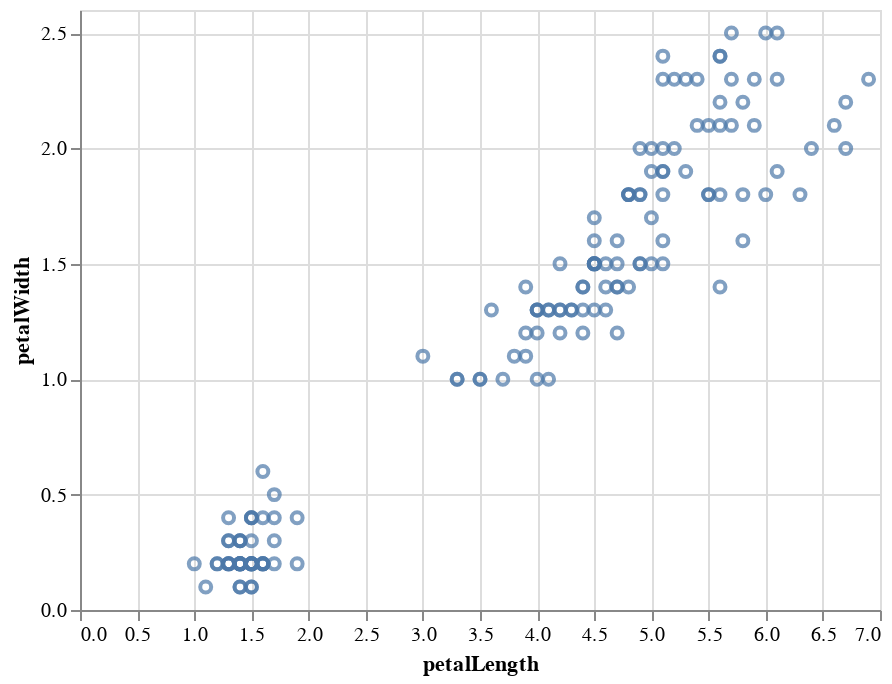

Notebook source saved alongside this figure:
### Markdown cell above
## 3 Simple Interactions

One of the nicest features of Altair is the grammar of interaction that it provides.
The simplest kind of interaction is the ability to pan and zoom along charts; Altair contains a shortcut to enable this via the ``interactive()`` method:

### Code cell
alt.Chart(iris).mark_point().encode(
    x='petalLength',
    y='petalWidth'
).interactive()

### Figure 1 — Vega-Lite specification as saved in the notebook (floating-point values rounded to 4 significant figures; data arrays with more than 128 entries replaced by an {"elided": "..."} marker saying what was removed)
{"config": {"view": {"continuousWidth": 400, "continuousHeight": 300}}, "data": {"name": "data-a264acbd6e539a8b3afc0cb5f240fb57"}, "mark": "point", "encoding": {"x": {"field": "petalLength", "type": "quantitative"}, "y": {"field": "petalWidth", "type": "quantitative"}}, "selection": {"selector001": {"type": "interval", "bind": "scales", "encodings": ["x", "y"]}}, "$schema": "https://vega.github.io/schema/vega-lite/v4.17.0.json", "datasets": {"data-a264acbd6e539a8b3afc0cb5f240fb57": {"elided": "150 records"}}}
